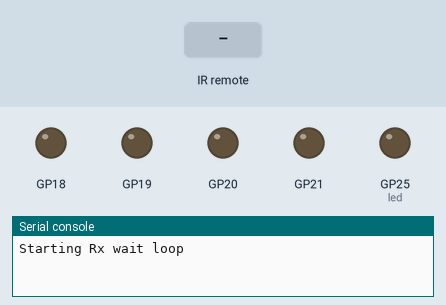
Simulated run of this program. Board: Raspberry Pi Pico running MicroPython. On the bench: output pins drawn as LEDs (lit = HIGH), the last lines printed to the serial console. Inputs (shaded band) come from the test bench.

Above: at 1.2 s.
1.3 s: infrared code 0xA1 received
At 2.2 s:
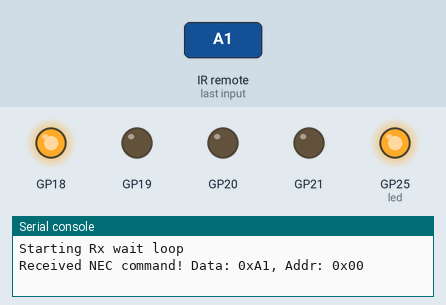
4.3 s: infrared code 0xB1 received
At 5.7 s:
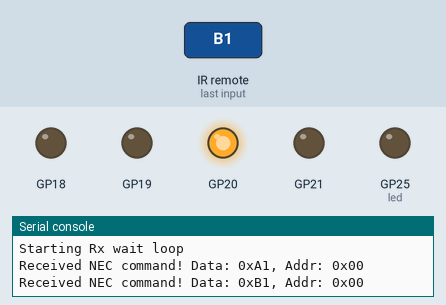
7.3 s: infrared code 0xA2 received
At 8.0 s:
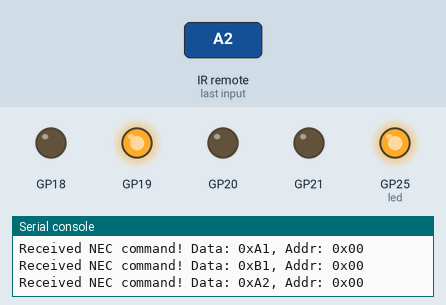
10.3 s: infrared code 0xB2 received
At 11.4 s:
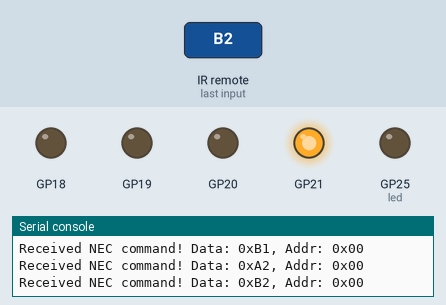
13.3 s: infrared code 0xB1 received
At 13.7 s:
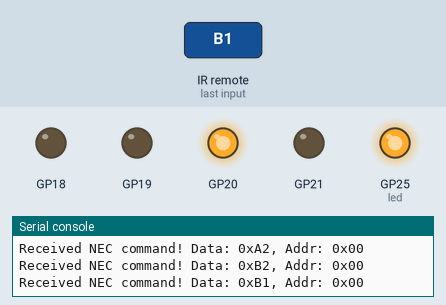
16.3 s: infrared code 0xA1 received
At 17.2 s:
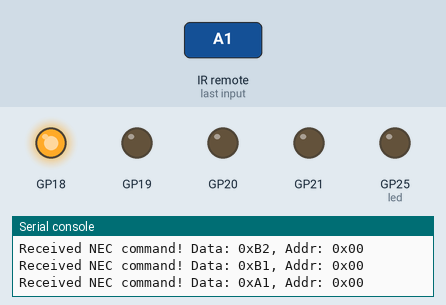
Timing chart, 0 to 19.9 s (numbered marks = the images above; inputs shaded):
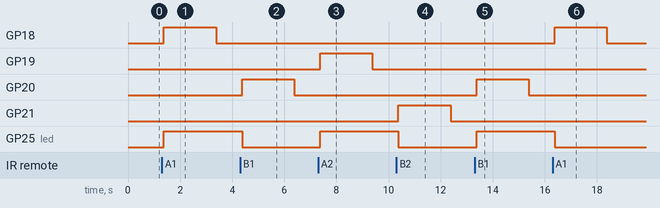

The program:

RX_Asyncio.py
```python
from machine import Pin
import uasyncio as asyncio
from ir_rx.nec import NEC_8 # Use the NEC 8-bit class
from ir_rx.print_error import print_error # for debugging

led = Pin("LED", Pin.OUT)

# Initialize GPIO pins for LEDs with corresponding command codes
led_pins = {
  0xA1: Pin(18, Pin.OUT), # Command 0x01 associated with LED on Pin 18
  0xA2: Pin(19, Pin.OUT), # Command 0x02 associated with LED on Pin 19
  0xB1: Pin(20, Pin.OUT), # Command 0x03 associated with LED on Pin 20
  0xB2: Pin(21, Pin.OUT), # Command 0x04 associated with LED on Pin 21
}

# Asynchronous function to turn off LED after a delay
async def turn_off_led(led_pin=None):
  await asyncio.sleep(2) # Non-blocking wait for 2 seconds
  if led_pin is not None:
    led_pin.value(0) # Turn off LED

# Callback function triggered when an IR code is received
def ir_callback(data, addr, _):
  print(f"Received NEC command! Data: 0x{data:02X}, Addr: 0x{addr:02X}")
  led.toggle()
  led_pin = None
  if data in led_pins: # If the command is one of the known commands
    led_pin = led_pins[data] # Get the corresponding LED Pin object
    led_pin.value(1) # Turn on the LED
    asyncio.create_task(turn_off_led(led_pin)) # Schedule turning off the LED

# Initialize and set up the IR receiver
ir_pin = Pin(16, Pin.IN, Pin.PULL_UP) # IR receiver on GPIO Pin 16
ir_receiver = NEC_8(ir_pin, callback=ir_callback) # Setup IR receiver with the callbackFunction `ir_callback`.

# Optional, use print_error for debugging if necessary
ir_receiver.error_function(print_error)

# Asynchronous main loop to keep the script running
async def main():
  print("Starting Rx wait loop")
  while True:
    await asyncio.sleep_ms(100) # Sleep for 100 ms
    pass

# Run the asynchronous event loop
if __name__ == "__main__":
  asyncio.run(main())
```

Measured:
- after the input at 1.3 s, GP18: LOW → HIGH after 0.08 s, → LOW 2.0 s later; GP25 (led): LOW → HIGH after 0.08 s
- after the input at 4.3 s, GP20: LOW → HIGH after 0.08 s, → LOW 2.0 s later; GP25 (led): HIGH → LOW after 0.08 s
- after the input at 7.3 s, GP19: LOW → HIGH after 0.08 s, → LOW 2.0 s later; GP25 (led): LOW → HIGH after 0.08 s
- after the input at 10.3 s, GP21: LOW → HIGH after 0.08 s, → LOW 2.0 s later; GP25 (led): HIGH → LOW after 0.08 s
- after the input at 13.3 s, GP20: LOW → HIGH after 0.08 s, → LOW 2.0 s later; GP25 (led): LOW → HIGH after 0.08 s
- after the input at 16.3 s, GP18: LOW → HIGH after 0.08 s, → LOW 2.0 s later; GP25 (led): HIGH → LOW after 0.08 s
